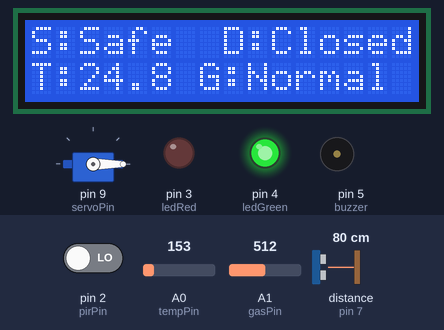
The sketch below on a simulated Arduino Uno, built with avr-gcc and run on an emulated ATmega328P. Parts: 16×2 character LCD, servo, output pins drawn as LEDs (lit = HIGH), buzzer (waves = sounding). Wiring (inferred from the names in the program): ultrasonic range finder: trigger pin 6; echo pin 7. The test bench sets the inputs (shaded band); at power-on: A0 (tempPin) = 153, distance to the obstacle (sensor on pin 7) 80 cm, pin 2 (pirPin) LOW, A1 (gasPin) = 512. The echo pulse lasts 58.3 µs per cm; pins used as bus, display or sensor lines are not drawn; what the sketch prints to the serial monitor is not drawn.

Above: at 2.4 s.
2.5 s: A0 (tempPin) set to 165
At 3.6 s:
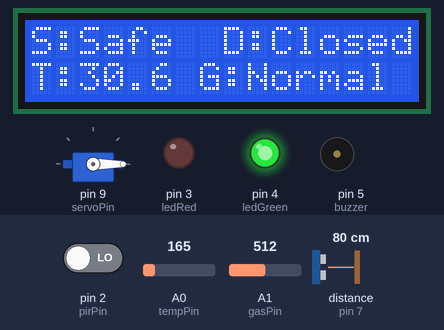
4.4 s: A0 (tempPin) set to 184
At 4.9 s:
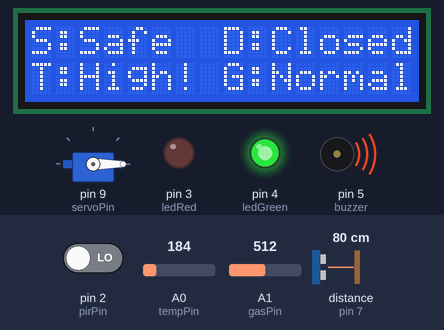
7.0 s: distance to the obstacle (sensor on pin 7) set to 23 cm
8.5 s: distance to the obstacle (sensor on pin 7) set to 19 cm
At 9.2 s:
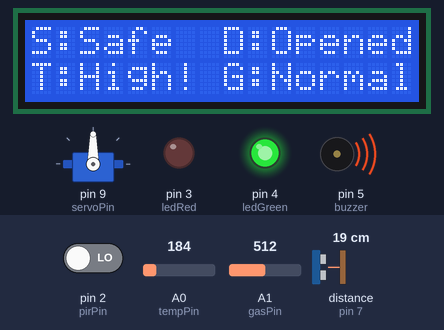
11.3 s: pin 2 (pirPin) driven HIGH
At 12.6 s:
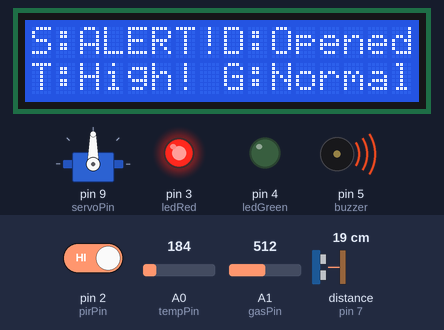
12.9 s: A1 (gasPin) set to 598
14.4 s: A1 (gasPin) set to 629
At 15.2 s:
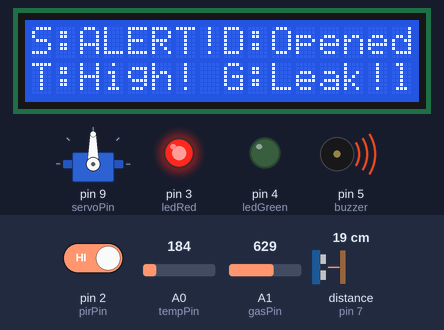
Timing chart, 0 to 17.1 s (numbered marks = the images above; inputs shaded):
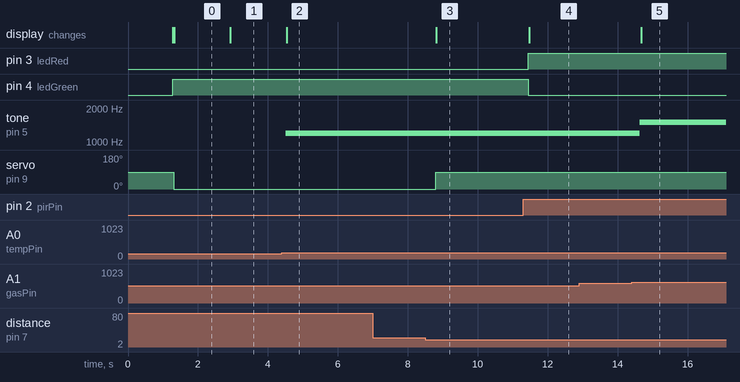

Measured:
- the behaviour switches between 173 and 174 on A0 (tempPin) (found by bisection; images 1 and 2)
- the behaviour switches between 21 and 20 cm on distance to the obstacle (sensor on pin 7) (found by bisection; images 2 and 3)
- the behaviour switches between 612 and 613 on A1 (gasPin) (found by bisection; images 4 and 5)
- after the input at 2.5 s, the display: changes after 0.43 s (image 1)
- after the input at 4.4 s, tone on pin 5 (buzzer): silent → 1200 Hz after 0.11 s; the display: changes after 0.14 s (image 2)
- after the input at 8.5 s, servo on pin 9 (servoPin): 0° → 90° after 0.30 s; the display: changes after 0.31 s (image 3)
- after the input at 11.3 s, pin 3 (ledRed): LOW → HIGH after 0.14 s; pin 4 (ledGreen): HIGH → LOW after 0.14 s; the display: changes after 0.17 s (image 4)
- after the input at 14.4 s, tone on pin 5 (buzzer): 1200 Hz → 1500 Hz after 0.24 s; the display: changes after 0.27 s (image 5)

The sketch:

iotassignmentmid.ino
```cpp
#include <Wire.h>
#include <LiquidCrystal_I2C.h>
#include <Servo.h>

// LCD at I2C address 0x20, 16x2 display
LiquidCrystal_I2C lcd(0x20, 16, 2);

Servo myservo;

// Pin definitions
int pirPin = 2;
int ledRed = 3;
int ledGreen = 4;
int buzzer = 5;
int trigPin = 6;
int echoPin = 7;
int servoPin = 9;
int tempPin = A0;
int gasPin = A1;

long duration;
int distance;
float temperature;
int gasValue;
int gasThreshold;

void setup() {
  lcd.init();
  lcd.backlight();
  lcd.clear();
  lcd.setCursor(0, 0);
  lcd.print("SmartHomeSystem");
  delay(1000);

  pinMode(pirPin, INPUT);
  pinMode(ledRed, OUTPUT);
  pinMode(ledGreen, OUTPUT);
  pinMode(buzzer, OUTPUT);
  pinMode(trigPin, OUTPUT);
  pinMode(echoPin, INPUT);

  myservo.attach(servoPin);
  Serial.begin(9600);

  // Calibrate gas sensor threshold
  long total = 0;
  for (int i = 0; i < 10; i++) {
    total += analogRead(gasPin);
    delay(20);
  }
  gasThreshold = (total / 10) + 100;

  lcd.clear();
}

void loop() {
  noTone(buzzer);

  // PIR motion sensor
  int motion = digitalRead(pirPin);
  digitalWrite(ledRed, motion);
  digitalWrite(ledGreen, !motion);
  if (motion) tone(buzzer, 1000);

  // Ultrasonic distance
  digitalWrite(trigPin, LOW);
  delayMicroseconds(2);
  digitalWrite(trigPin, HIGH);
  delayMicroseconds(10);
  digitalWrite(trigPin, LOW);
  duration = pulseIn(echoPin, HIGH);
  distance = duration * 0.034 / 2;

  if (distance < 20 && distance > 0)
    myservo.write(90);
  else
    myservo.write(0);

  // Temperature sensor (LM35)
  int tempADC = analogRead(tempPin);
  float voltage = tempADC * (5.0 / 1023.0);
  temperature = (voltage - 0.5) * 100.0; // adjust if using LM35

  if (temperature > 35) tone(buzzer, 1200);

  // Gas sensor
  gasValue = analogRead(gasPin);
  if (gasValue > gasThreshold) tone(buzzer, 1500);

  // LCD Display
  lcd.setCursor(0, 0);
  lcd.print("S:");
  lcd.print(motion ? "ALERT!" : "Safe");

  lcd.setCursor(8, 0);
  lcd.print("D:");
  lcd.print(distance < 20 && distance > 0 ? "Open" : "Closed");

  lcd.setCursor(0, 1);
  lcd.print("T:");
  if (temperature > 35)
    lcd.print("High!");
  else
    lcd.print(temperature, 1);

  lcd.print(" G:");
  lcd.print(gasValue > gasThreshold ? "Leak!" : "Normal");

  // Serial Monitor
  Serial.print("Temp: ");
  Serial.print(temperature);
  Serial.print(" | Gas: ");
  Serial.print(gasValue);
  Serial.print(" | Dist: ");
  Serial.print(distance);
  Serial.print(" | PIR: ");
  Serial.println(motion);

  delay(500);
}
```
